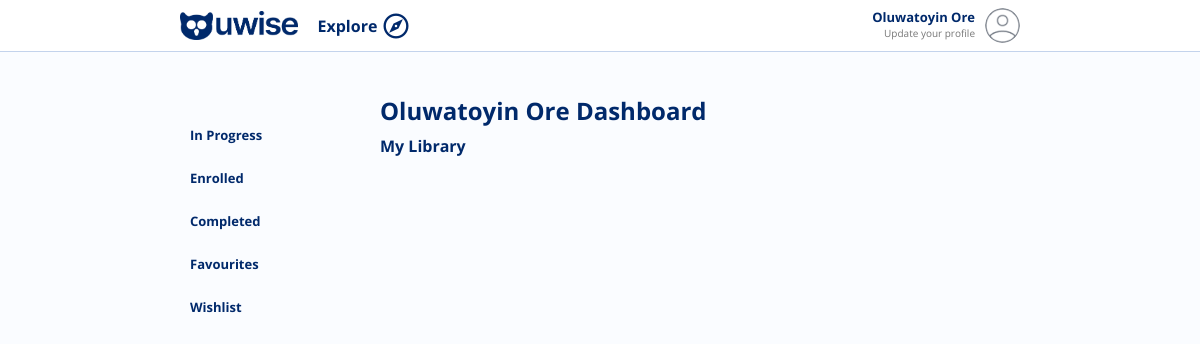
/dashboard (signed in), run on an earlier commit of the app's database.
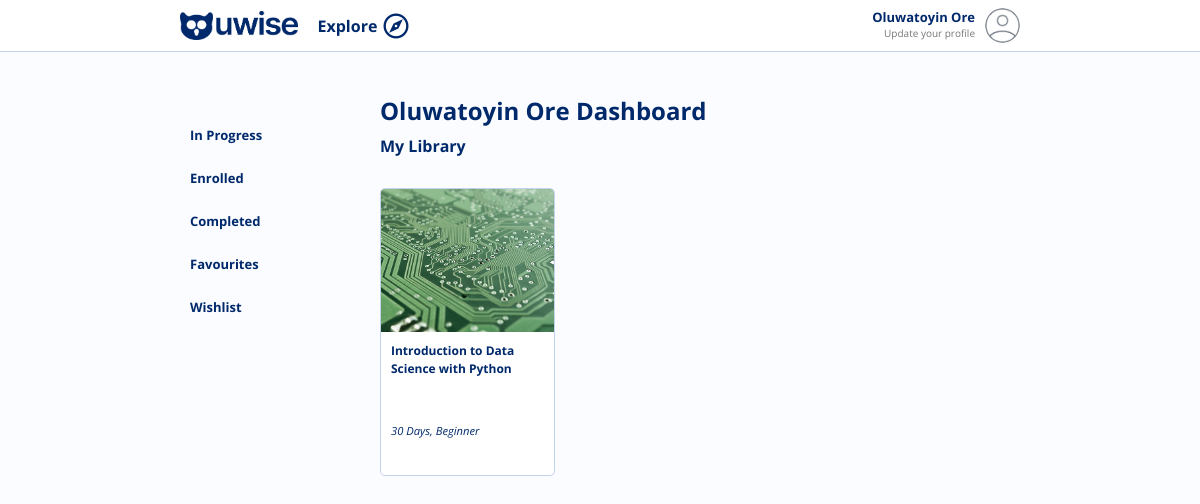
And on a later commit of the database.
### authAPI/models.py (models this page shows, shortened)
class User(AbstractUser):
    email = models.EmailField(max_length=100, unique=True)
    username = models.CharField(max_length=100, unique=True, null=True, blank=True)
    first_name = models.CharField(max_length=100, null=False, blank=False)
    last_name = models.CharField(max_length=100, null=False, blank=False)
    gender = models.CharField(max_length=20, default='', null=True, blank=True)
    phone = models.CharField(max_length=15, default='', null=True, blank=True)
    age = models.IntegerField(null=True, blank=True)
    state = models.CharField(max_length=100, default='', null=True, blank=True)
    marital_status = models.CharField(max_length=20, default='', null=True, blank=True)
    country = models.CharField(max_length=100, default='', blank=True)
    address = models.CharField(max_length=100, default='', blank=True)
    city = models.CharField(max_length=100, default='', blank=True)
    postal_code = models.CharField(max_length=10, default='', blank=True)
    image = models.ImageField(upload_to='users', null=True, blank=True)
    current_work_field = models.CharField(max_length=100, default='', blank=True)
    desired_work_field = models.CharField(max_length=100, default='', blank=True)
    current_job_title = models.CharField(max_length=100, default='', blank=True)
    desired_job_title = models.CharField(max_length=100, default='', blank=True)
    academic_level = models.CharField(max_length=100, default='', blank=True)
    years_of_experience = models.IntegerField(null=True, blank=True)
    bio = models.TextField(max_length=2000, default='', null=True, blank=True)
    organization = models.CharField(max_length=100, default='', null=True, blank=True)
    USERNAME_FIELD = 'email'
    REQUIRED_FIELDS = [
        'first_name',
        'last_name',
    ]
    objects = CustomUserManager()
    '''
    Generate username from user provided email
    '''

### courseAPI/models.py (models this page shows, shortened)
class UserCourse(models.Model):
    user = models.ForeignKey(User, on_delete=models.CASCADE, related_name='course_owner', null=False, blank=False)
    course = models.ForeignKey(Course, on_delete=models.CASCADE, related_name='course')
    date = models.DateTimeField(auto_now_add=True)
    class Meta:
        unique_together = ('user', 'course')

class Course(models.Model):
    title = models.CharField(max_length=200, null=False, blank=False)
    excerpt = models.TextField(null=False, blank=False)
    description = models.TextField(blank=False, null=False)
    welcome_note = models.TextField(blank=True, null=True)
    intro_video = models.URLField(blank=True, null=True)
    community_link1 = models.URLField(blank=True, null=True)
    community_link2 = models.URLField(blank=True, null=True)
    duration = models.IntegerField(blank=False, null=False)
    image = models.ImageField(upload_to='courses', null=False, blank=False)
    image_link = models.URLField(null=True, blank=True)
    field = models.ForeignKey('Field', on_delete=models.CASCADE)
    price = models.DecimalField(max_digits=9, decimal_places=2, null=False, blank=False)
    class_interval = models.IntegerField(blank=False, null=False)
    language = models.CharField(max_length=200, null=True, blank=True)
    organization = models.ForeignKey(Organization, on_delete=models.SET_NULL, swappable=True, null=True, blank=True)
    level = models.ForeignKey('CourseLevel', on_delete=models.SET_NULL, null=True, blank=True,
                              related_name='course_level')
    skills = models.TextField(null=True, blank=True)
    tags = models.CharField(max_length=200, null=True, blank=True)
    objectives = models.TextField(blank=True, null=True)
    next_start_date = models.DateTimeField(null=True, blank=True)
    is_active = models.BooleanField(default=True)
    date_created = models.DateTimeField(auto_now=True)
    class Meta:
        ordering = ('-date_created', 'is_active', 'next_start_date')

class CourseLevel(models.Model):
    title = models.CharField(max_length=50, null=False, blank=False)
    description = models.CharField(max_length=200, null=True, blank=True)
    is_active = models.BooleanField(default=True)
    date = models.DateField(auto_now=True)
    class Meta:
        ordering = ('-date',)
    def __str__(self):
        return self.title

### web/views.py (the view)
# urls.py: path('dashboard', view=DashboardView.as_view(), name='dashboard'),
class DashboardView(BaseView):
    template_name = 'dashboard.html'
    def get(self, request, *args, **kwargs):
        if not request.user.is_authenticated:
            return redirect('login')
        q = request.GET.get('q')
        fields = courseAPI.models.Field.objects.all()
        courses = courseAPI.models.UserCourse.objects.filter(user=request.user).all()
        data = self.get_context_data()
        data['q'] = q
        data['courses'] = courses
        data['page'] = 'explore'
        context = {'data': data}
        return render(request, self.template_name, context)

### courseAPI/models.py (called while the page is built)
    def __str__(self):
        return self.title

### web/models.py (called while the page is built)
    def __str__(self):
        return self.url_name

### web/templates/dashboard.html (shortened to what this page needs)
{% extends 'partials/base.html' %}
{% load static %}
{% block content %}
    <div class="content">
        <div class="courses-content">
            <nav class="filters">
                <div class="filter-items">
                    <br>
                    <div class="filter-item-group">
                        <a class="filter-item" href="{% url 'dashboard' %}#">In Progress</a>
                        <a class="filter-item" href="{% url 'dashboard' %}#">Enrolled</a>
                        <a class="filter-item" href="{% url 'dashboard' %}#">Completed</a>
                        <a class="filter-item" href="{% url 'dashboard' %}#">Favourites</a>
                        <a class="filter-item" href="{% url 'dashboard' %}#">Wishlist</a>
                    </div>
                </div>
            </nav>
            <article class="course-list">
                <h2>{{ request.user.get_full_name }} Dashboard</h2>
                <h3>
                    {% if data.q is None %} My Library {% else %} {{ data.q }} {% endif %}
                </h3> <br>
                <div class="course-grid">
                    {% for course in data.courses %}
                        {% include 'widgets/user_course_card.html' with course=course.course %}
                    {% endfor %}
                </div>
            </article>
        </div>
    </div>
{% endblock %}

### web/templates/partials/base.html (shortened to what this page needs)
{% load static %}
<!DOCTYPE html>
<html lang="en">
<head>
    <link rel="stylesheet" href="{% static "css/web.css" %}">
    <link rel="stylesheet" href="{% static "css/web-mobile.css" %}">
</head>
<body>
    <div class="header">
        {% block header-nav %}
            {% include 'partials/header.html' with page_type=data.page_type %}
        {% endblock %}
    </div>
    {% block content %}
    {% endblock %}
</body>
</html>

### web/templates/partials/header.html (shortened to what this page needs)
{% load  static %}
<div id="header-nav" class="header-nav">
    <div class="header-nav-content">
        <div class="header-nav-left">
            <a href="{% url 'home' %}"><img class="logo" src="{% static 'images/uwise.png' %}" alt="Uwise Logo"></a>
            {% if data.page is not 'enroll' %}
                <div class="explore"><a href="{% url 'explore' %}">Explore</a>&nbsp;<span onclick=showMegaMenu() style="cursor:pointer; font-size:30px;" class="material-symbols-outlined">explore</span></div>
            {% endif %}
        </div>
        <div class="header-nav-right">
            {% if user.is_authenticated %}
                <div class="header-profile">
                    <div class="header-profile-details">
                        <b>{{ user.get_full_name | title }}</b>
                        {% if user.current_job_title == '' %} <a href="">Update your profile</a> {% else %} <a href="">{{ user.current_job_title }}</a> {% endif %}
                    </div>
                    <div class="header-profile-image">
                        {% if user.image == '' or user.image is None %}
                            <img src="{% static 'images/profile.png' %}" alt="{{user.get_full_name}}">
                        {% else %}
                            <img src="{{ user.image.url }}" alt="{{user.get_full_name}}">
                        {% endif %}
                    </div>
                </div>
            {% endif %}
        </div>
    </div>
</div>

### web/templates/widgets/user_course_card.html (shortened to what this page needs)
<a href="{% url 'learn' course.id %}/info" class="course-card">
    <div class="course-image">
        {% if course.image_link is not None %}
            <img src="{{course.image_link}}" alt="">
        {% else %}
            <img src="{{course.image.url}}" alt="">
        {% endif %}
    </div>
    <div class="course-details">
        <strong class="course-title">{{course.title}}</strong>
        <div class="course-details-bottom">
            <i class="course-duration">{{course.duration}} Days, {{course.level}}</i>
        </div>
    </div>
</a>

### web/static/css/web.css (style rules this page uses)
:root { --bg-blue: #00296b; --bg-blue-light: #fafcff; --bg-blue-soft: #ebf3ff; --bg-green: #10DC80; --text-blue-dark: var(--bg-blue); --text-blue-light: #a0b0ca; --text-light: #fff; }
html { scroll-behavior: smooth; transition: .5s ease-in-out; }
body { font-family: 'Open Sans', sans-serif; margin: 0; padding: 0; background: #fafcff; }
h3 { margin: 10px 0; font-size: 1em; color: var(--bg-blue); line-height: 1.2em; }
h2 { margin: 0; font-size: 1.5em; color: var(--bg-blue); }
.header { position: fixed; left: 0; top: 0; z-index: 1; width: 100%; }
.header-nav { background: #ffffff; color: var(--bg-blue); padding: 8px 0; font-size: 14px; border-bottom: 1px solid #c3d3ec; }
.header-nav-content { display: flex; flex-direction: row; justify-content: space-between; width: 70%; margin: auto; }
.header-nav-left { align-items: center; display: flex; }
.header-nav-left a .logo { max-height: 30px; margin-right: 20px; }
.header-nav-left a { text-decoration: none; color: var(--bg-blue); font-size: 16px; font-weight: bold; display: flex; align-items: center; }
.header-nav-right { align-items: center; display: flex; flex-direction: row; gap: 10px; justify-content: space-between; text-align: right; }
.content { width: 70%; margin: auto; }
.course-card { flex: 0 0 auto; text-decoration: none; width: 175px; height: 36vh; border-radius: 5px; overflow: hidden; box-sizing: border-box; background: #fff; border: 1px solid #c3d3ec; cursor: pointer; color: var(--bg-blue); }
.course-image { height: 50%; }
.course-image img { width: 100%; min-height: 100%; object-fit: cover; }
.course-details { padding: 10px; height: 40%; display: flex; flex-direction: column; justify-content: space-between; }
.course-details i { font-size: .7em; }
.course-details strong { font-size: .75em; line-height: 1.5em; }
.course-details-bottom { height: 40px; line-height: 25px; }
.explore { display: flex; flex-direction: row; align-items: center; justify-content: space-between; width: 25%; }
.header-profile { display: flex; flex-direction: row; gap: 10px; cursor: pointer; align-content: center; position: relative; }
.header-profile-details { display: flex; flex-direction: column; }
.header-profile a { text-decoration: none; color: #777777; font-size: 10px; }
.header-profile-image { width: 35px; height: 35px; border-radius: 35px; }
.header-profile-image img { width: 35px; height: 35px; border-radius: 35px; }
.course-list { justify-content: space-between; gap: 25px; }
.courses-content { display: flex; flex-direction: row; position: relative; margin-top: 10%; }
.filters { width: 20%; height: 500px; display: flex; flex-direction: column; overflow-y: auto; scroll-behavior: smooth; scrollbar-width: thin; scrollbar-base-color: var(--bg-blue); padding: 10px 20px 0 0; position: relative; }
.course-list { width: 80%; padding: 10px 0 0 20px; }
.course-grid { display: flex; flex-direction: row; width: 100%; flex-wrap: wrap; gap: 10px; }
.filter-item-group { display: flex; flex-direction: row; gap: 5px; flex-wrap: wrap; }
.filter-item { width: 100%; font-size: 13px; color: var(--bg-blue); padding: 10px 10px; border-radius: 2px; cursor: pointer; font-weight: bold; text-decoration: none; }
b { font-size: 13px; color: var(--bg-blue); }

What changed in the data, as far as the page shows it:
added UserCourse: image (picture), title "Introduction to Data Science with Python", duration "30", level "Beginner"
